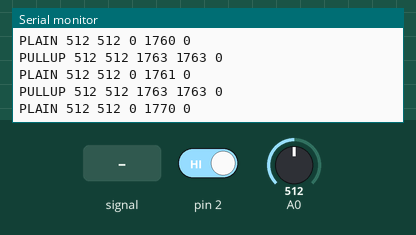
Simulated run of this sketch. Board: Arduino Uno, built with avr-gcc and run on an emulated ATmega328P. Shown: the last lines printed to the serial monitor. The test bench sets the inputs (shaded band); at power-on: A0 = 512, pin 2 HIGH.

Above: at 1.2 s.
1.3 s: A0 fed a 200 Hz sine of ±81 counts around its level
At 1.49 s:
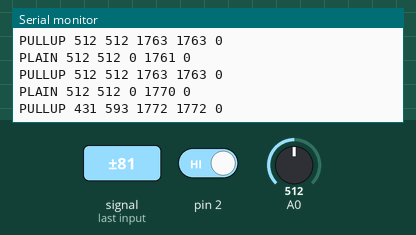
2.8 s: A0 set to 716
At 2.81 s:
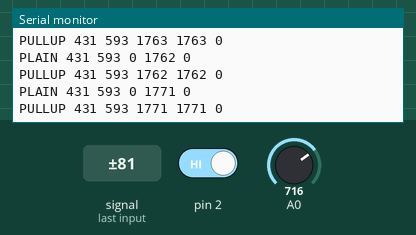
4.3 s: pin 2 driven HIGH
At 4.79 s:
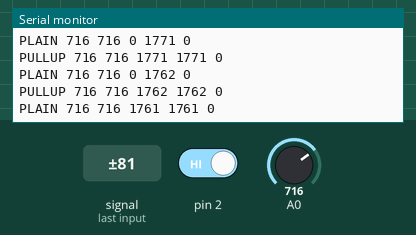
5.8 s: A0 fed a 1000 Hz sine of ±255 counts around its level
At 6.12 s:
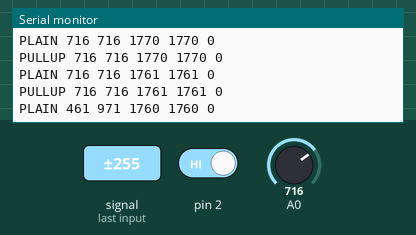
7.3 s: A0 set to 900
At 7.44 s:
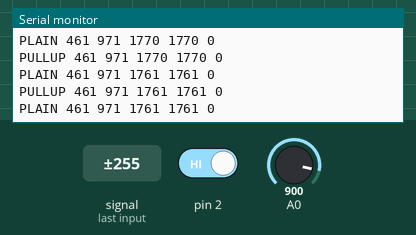
8.8 s: pin 2 driven LOW
At 8.98 s:
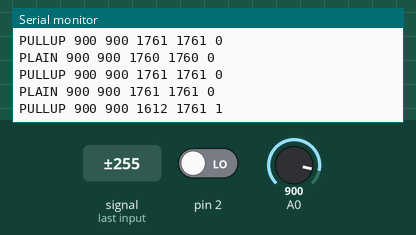
Timing chart, 0 to 11.3 s (numbered marks = the images above; inputs shaded):
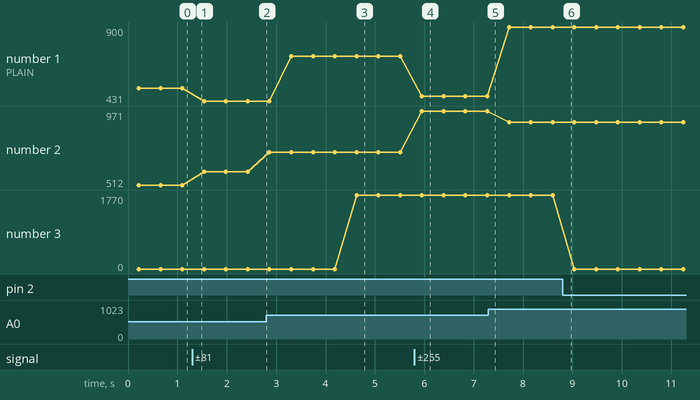

The sketch:

FloatTest.ino
```cpp
// Floating test: a driven pin keeps its value with the pull-up on, a floating pin jumps to HIGH/1023
void window(const char *tag) {
  int lo = 1023, hi = 0, doHigh = 0, n = 0, edges = 0, last = -1;
  unsigned long start = millis();
  while (millis() - start < 200) {
    int v = analogRead(A0);
    if (v < lo) lo = v;
    if (v > hi) hi = v;
    int d = digitalRead(2);
    if (d) doHigh++;
    if (last >= 0 && d != last) edges++;
    last = d;
    n++;
  }
  Serial.print(tag); Serial.print(' ');
  Serial.print(lo); Serial.print(' '); Serial.print(hi); Serial.print(' ');
  Serial.print(doHigh); Serial.print(' '); Serial.print(n); Serial.print(' ');
  Serial.println(edges);
}

void setup() {
  Serial.begin(115200);
}

void loop() {
  pinMode(2, INPUT); pinMode(A0, INPUT);
  delay(20);
  window("PLAIN");
  pinMode(2, INPUT_PULLUP); pinMode(A0, INPUT_PULLUP);
  delay(20);
  window("PULLUP");
}
```

Measured:
- after the input at 1.3 s, the serial monitor: prints a new line at once (image 1)
- after the input at 4.3 s, the serial monitor: prints a new line after 0.33 s (image 3)
- after the input at 5.8 s, the serial monitor: prints a new line after 0.15 s (image 4)
- after the input at 8.8 s, the serial monitor: prints a new line at once (image 6)
- plotted number 1: 512 → 431 after the input at 1.3 s, 431 → 716 after the input at 2.8 s, 716 → 461 after the input at 5.8 s, 461 → 900 after the input at 7.3 s
- plotted number 2: 512 → 593 after the input at 1.3 s, 593 → 716 after the input at 2.8 s, 716 → 971 after the input at 5.8 s, 971 → 900 after the input at 7.3 s
